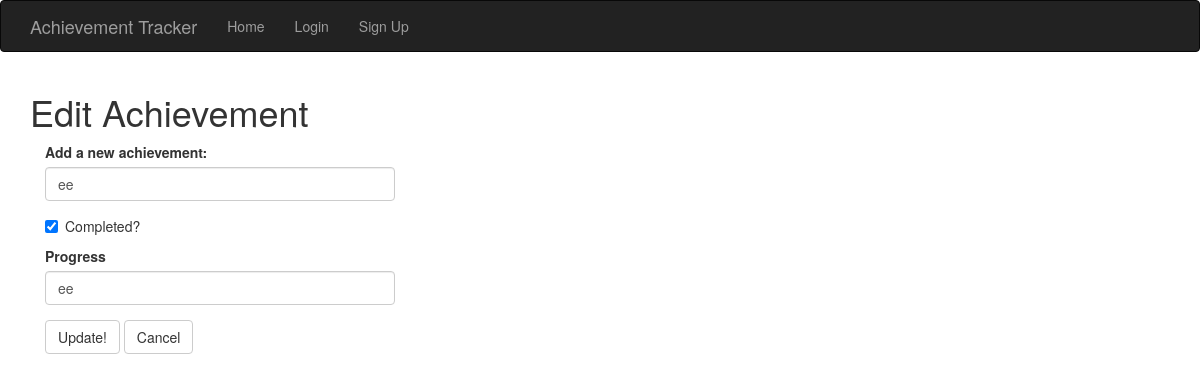
Screenshot of /update/2 with the database file from the repository.
### models.py (models this page shows, shortened)
class Achievement(db.Model):
    __tablename__ = 'achievement'
    __table_args__ = {'extend_existing': True}
    id = db.Column(db.Integer, primary_key=True)
    achievement = db.Column(db.String(150), nullable=False)
    progress = db.Column(db.String(150), nullable=False)
    date_created = db.Column(db.DateTime, default=datetime.utcnow)
    isComplete = db.Column(db.Boolean(), unique=False, default=True)
    author_id = db.Column(db.Integer, db.ForeignKey('users.id'))
    author = db.relationship('User', backref='author', foreign_keys=[author_id])

### main/views.py (the view, shortened to what this page needs)
@login_required
@main.route('/update/<int:id>', methods=['GET', 'POST'])
def update(id):
    achievement = Achievement.query.get_or_404(id)
    form = EditAchievementForm(achievement=achievement)
    form.achievement.data = achievement.achievement
    form.progress.data = achievement.progress
    form.isComplete.data = achievement.isComplete
    return render_template('update.html', form=form)

### main/forms.py
class EditAchievementForm(FlaskForm):
    achievement = StringField('Add a new achievement:', validators=[DataRequired()])
    isComplete = BooleanField('Completed?')
    progress = StringField('Progress')
    submit = SubmitField('Update!')
    cancel = SubmitField('Cancel')

### templates/update.html (shortened to what this page needs)
{% extends "base.html" %}
{% import "bootstrap/wtf.html" as wtf %}
{% block styles %}
{{ super() }}
<link rel="stylesheet" href="{{ url_for('static', filename='styles.css') }}"/>
{% endblock styles %}
{% block page_content %}
    <h1>Edit Achievement</h1>
    <div class="col-md-4">
        {{ wtf.quick_form(form) }}
    </div>
{% endblock %}

### rows the page displays
Achievement: achievement "ee", isComplete "☑", progress "ee"
